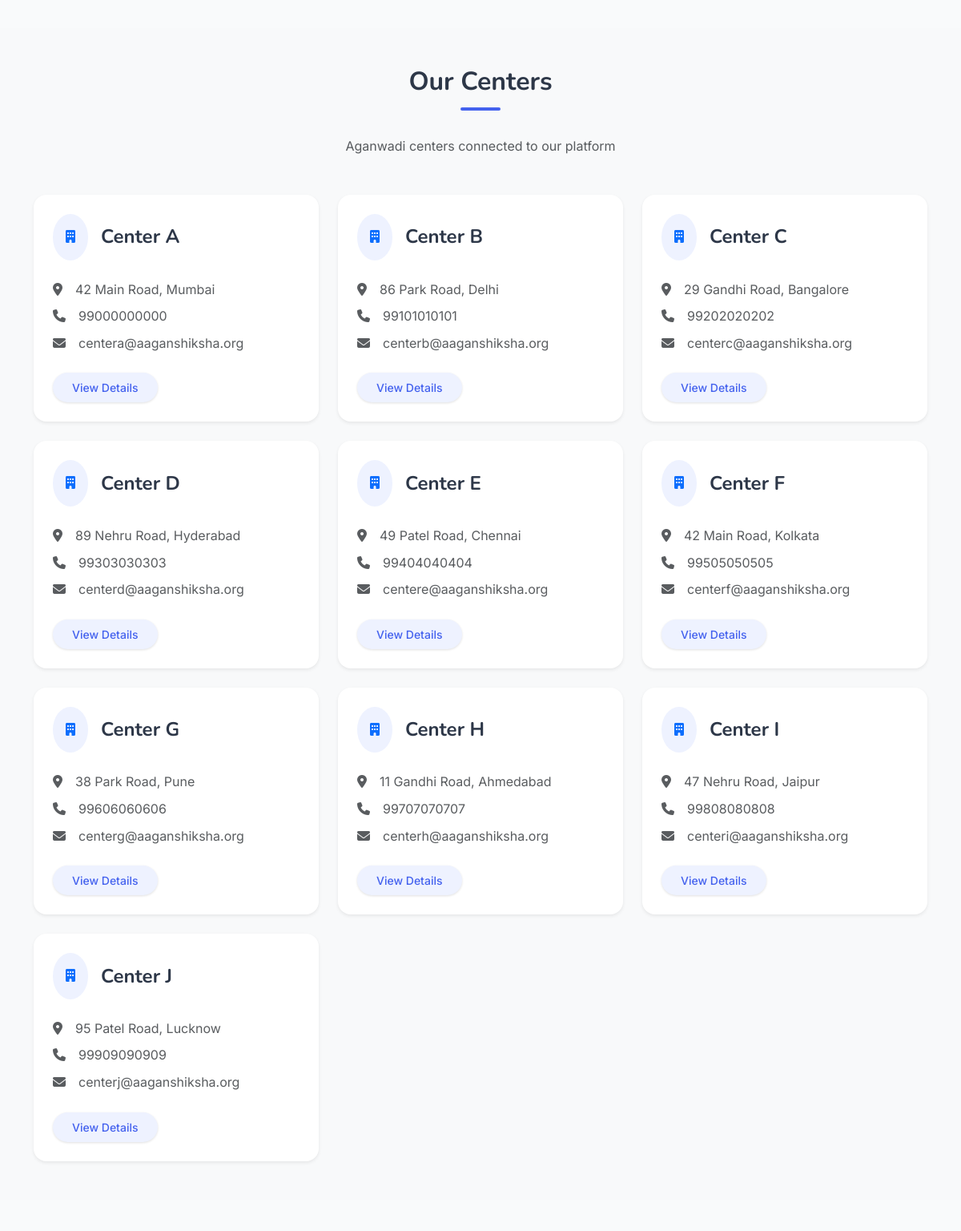
Before: /about (middle part) with the older database file.
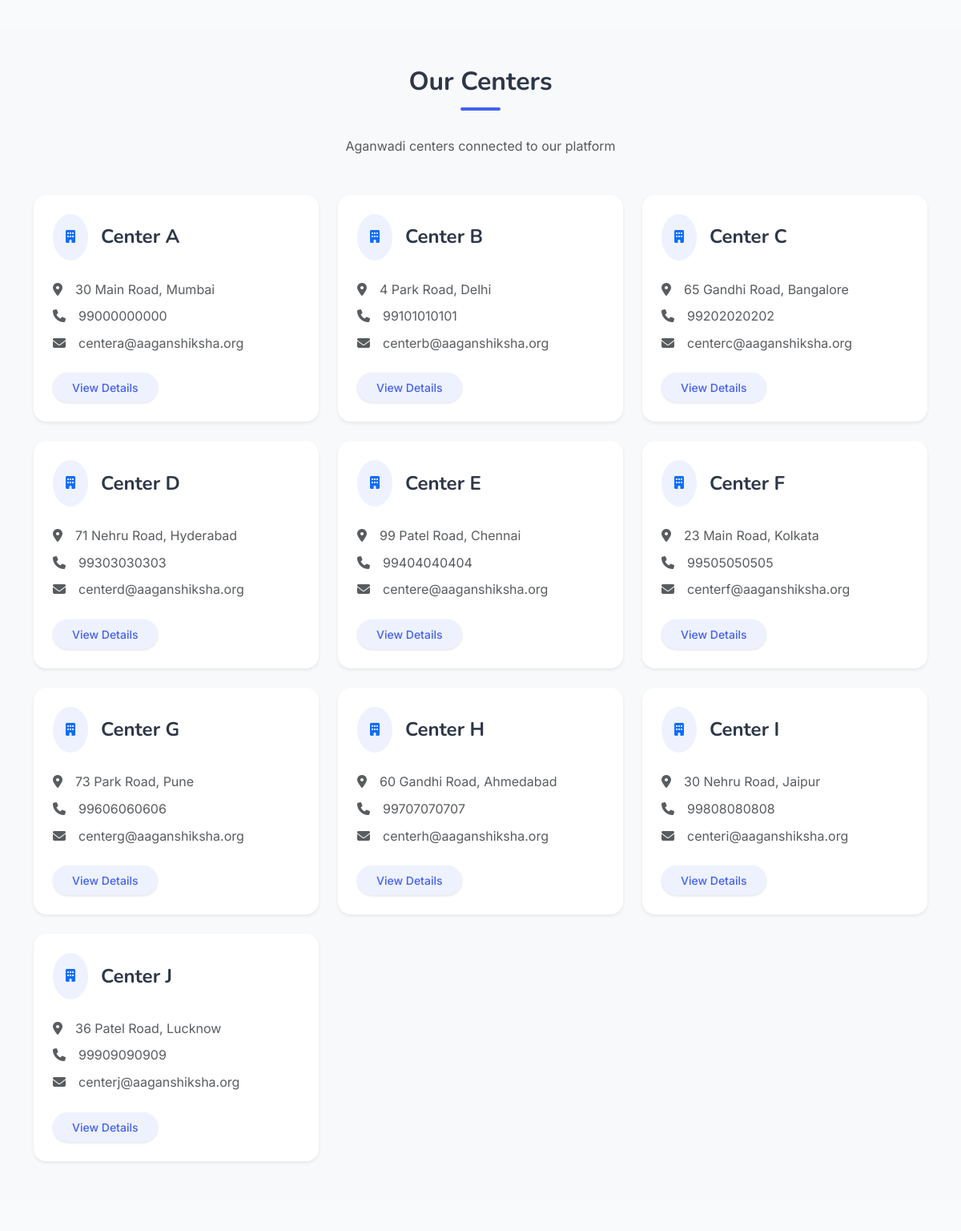
After: the same page with the newer database file.
### models.py (models this page shows)
class Center(db.Model):
    id = db.Column(db.Integer, primary_key=True)
    name = db.Column(db.String(100), nullable=False)
    address = db.Column(db.String(200), nullable=False)
    contact_number = db.Column(db.String(15))
    email = db.Column(db.String(120))
    created_at = db.Column(db.DateTime, default=datetime.utcnow)
    students = db.relationship('Student', backref='center', lazy=True)
    inventory_items = db.relationship('Inventory', backref='center', lazy=True)

### routes/home.py (the view)
@home_bp.route('/about')
def about():
    centers = Center.query.all()
    return render_template('home/about.html', centers=centers, current_year=datetime.now().year)

### app.py (called while the page is built)
@app.context_processor
def inject_csrf_token():
    return dict(csrf_token=generate_csrf)

### templates/home/about.html (shortened to what this page needs)
{% extends 'base.html' %} {% block title %}Aaganshiksha - About Us{% endblock %}
{% block content %}
<section class="py-5">
</section>
<section class="py-5 bg-light">
  <div class="container">
    <div class="text-center mb-5">
      <h2 class="section-title">Our Centers</h2>
      <p class="text-muted">Aganwadi centers connected to our platform</p>
    </div>
    <div class="row g-4">
      {% if centers %} {% for center in centers %}
      <div
        class="col-lg-4 col-md-6 animate__animated animate__fadeInUp"
        style="animation-delay: {{ loop.index * 0.1 }}s;"
      >
        <div class="card h-100 border-0 shadow-sm rounded-4 hover-lift">
          <div class="card-body p-4">
            <div class="d-flex align-items-center mb-4">
              <div class="p-3 rounded-circle bg-soft-primary me-3">
                <i class="fas fa-building text-primary"></i>
              </div>
              <h4 class="fw-bold mb-0">{{ center.name }}</h4>
            </div>
            <div class="mb-4">
              <div class="d-flex align-items-start mb-2">
                <i class="fas fa-map-marker-alt text-muted mt-1 me-3"></i>
                <p class="text-muted mb-0">{{ center.address }}</p>
              </div>
              {% if center.contact_number %}
              <div class="d-flex align-items-start mb-2">
                <i class="fas fa-phone text-muted mt-1 me-3"></i>
                <p class="text-muted mb-0">{{ center.contact_number }}</p>
              </div>
              {% endif %} {% if center.email %}
              <div class="d-flex align-items-start">
                <i class="fas fa-envelope text-muted mt-1 me-3"></i>
                <p class="text-muted mb-0">{{ center.email }}</p>
              </div>
              {% endif %}
            </div>
            <button class="btn btn-sm btn-soft-primary rounded-pill px-4">
              View Details
            </button>
          </div>
        </div>
      </div>
      {% endfor %} {% endif %}
    </div>
  </div>
</section>
<section class="py-5">
</section>
{% endblock %}

Changed rows visible on the page:
changed Center "Center A": address "42 Main Road, Mumbai" → "30 Main Road, Mumbai"
changed Center "Center B": address "86 Park Road, Delhi" → "4 Park Road, Delhi"
changed Center "Center C": address "29 Gandhi Road, Bangalore" → "65 Gandhi Road, Bangalore"
changed Center "Center D": address "89 Nehru Road, Hyderabad" → "71 Nehru Road, Hyderabad"
changed Center "Center E": address "49 Patel Road, Chennai" → "99 Patel Road, Chennai"
changed Center "Center F": address "42 Main Road, Kolkata" → "23 Main Road, Kolkata"
changed Center "Center G": address "38 Park Road, Pune" → "73 Park Road, Pune"
changed Center "Center H": address "11 Gandhi Road, Ahmedabad" → "60 Gandhi Road, Ahmedabad"
changed Center "Center I": address "47 Nehru Road, Jaipur" → "30 Nehru Road, Jaipur"
changed Center "Center J": address "95 Patel Road, Lucknow" → "36 Patel Road, Lucknow"
